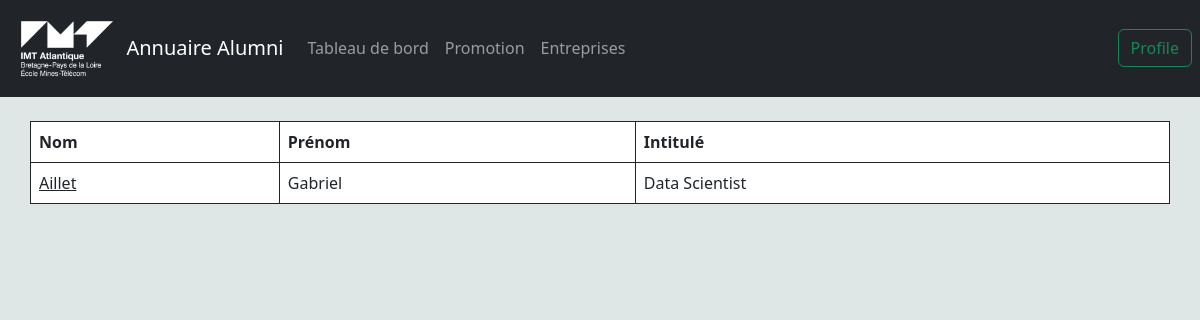
The page /sdsfg/entreprise/1 on the database its author committed.
### database/models.py (models this page shows)
class stage(db.Model):
    stage_id = db.Column(db.Integer, primary_key=True)
    student_id = db.Column(db.Integer)
    entreprise_id = db.Column(db.Integer)
    description = db.Column(db.Text)
    nom = db.Column(db.Text)
    info_tuteur = db.Column(db.Text)

class student(db.Model):
    student_id = db.Column('id', db.Integer, primary_key=True)
    name = db.Column(db.Text)
    surname = db.Column(db.Text)

### app.py (the view)
@app.route("/<string:name>/entreprise/<int:idEntreprise>",methods=["GET", "POST"])
def EntrepriseTabList(name,idEntreprise):
    Entreprise = entreprise.query.filter_by(entreprise_id = idEntreprise).first()
    StagesRaw = stage.query.filter_by(entreprise_id = idEntreprise).all()
    Stages = []
    for sr in StagesRaw:
        Student = student.query.filter_by(student_id=sr.student_id).first()
        Stages += [[Student,sr.nom]]
    return render_template("listeStageEntreprise.html",entreprise=Entreprise,name=name,id=1,Stages=Stages)

### templates/listeStageEntreprise.html (shortened to what this page needs)
<!DOCTYPE html>
<html lang="en">
<head>
    <link href="https://cdn.jsdelivr.net/npm/bootstrap@5.3.0-alpha1/dist/css/bootstrap.min.css"
      rel="stylesheet"
>
    {% import 'navBar.jinja2' as nav %}
</head>
<body style="background-color:#dee7e6;">
<header>
            {{ nav.renderNavBar(name,id) }}
</header>
<br>
<div class="container">
    <div class="row">
        <table class="table table-bordered border-dark col-10">
                        <thead>
                            <tr>
                                <th>Nom</th>
                                <th>Prénom</th>
                                <th>Intitulé</th>
                            </tr>
                        </thead>
                        <tbody >
                            {% for stage in Stages %}
                            <tr>
                                <td ><a class="link-dark taf" href="{{ url_for("showClientInfo",id=stage[0].student_id,name=name) }}">{{ stage[0].name }}</a></td>
                                <td >{{ stage[0].surname }}</td>
                                <td >{{ stage[1]}}</td>
                            </tr>
                            {% endfor %}
                        </tbody>
                    </table>
    </div>
</div>
</body>
</html>

### rows shown on the page
stage: name "Aillet", surname "Gabriel", nom "Data Scientist"
